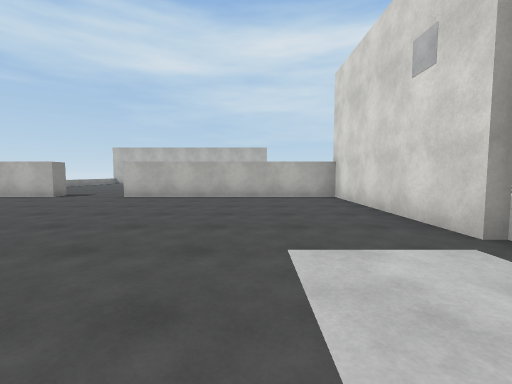
[1] (above)

14 first-person views from a walk through a scene from a Unity 3-D project. The camera is 1.3 m above the floor, tilts 4° down and sees 90° across. The floor is counted in squares, 2 m on a side. Each view is taken from the middle of a square. On the plan, view 1 faces up. The plan holds only what a view shows up to about 9 squares ahead; the rest is blank. The player character is not drawn. Surface patterns are stand-ins for the level's own textures.

[2]
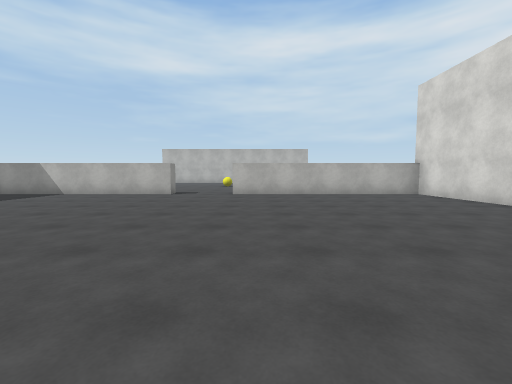

[3]
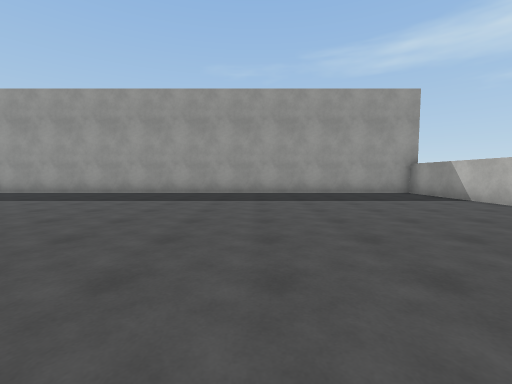

[4]
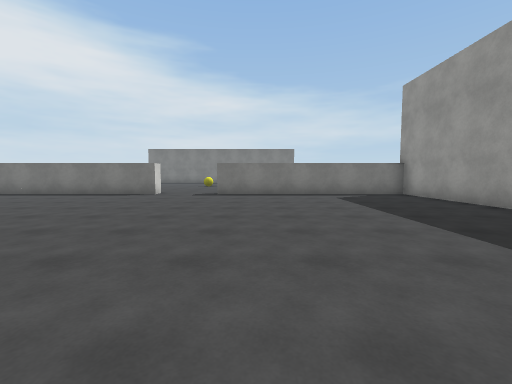

[5]
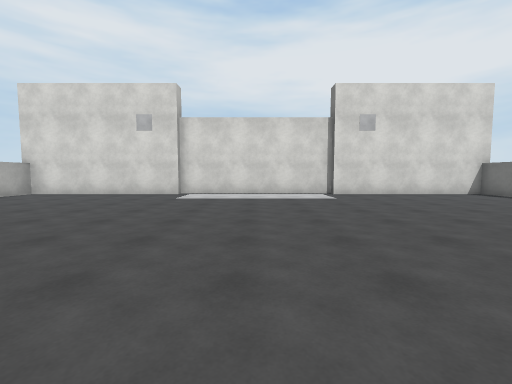

[6]
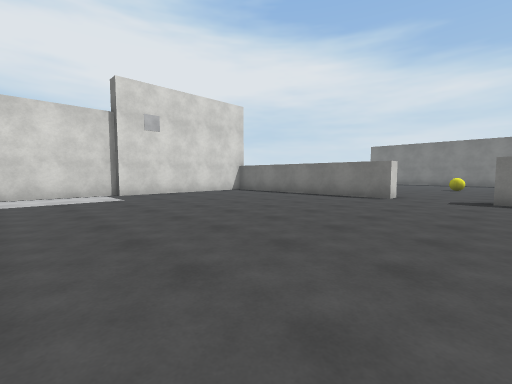

[7]
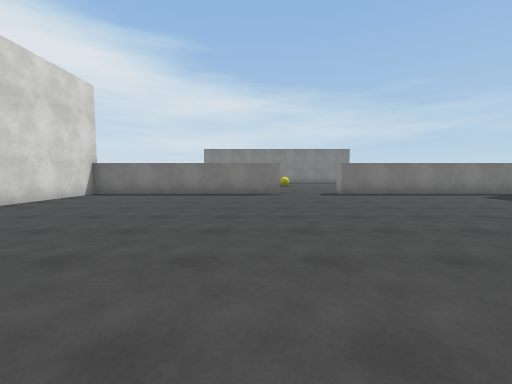

[8]
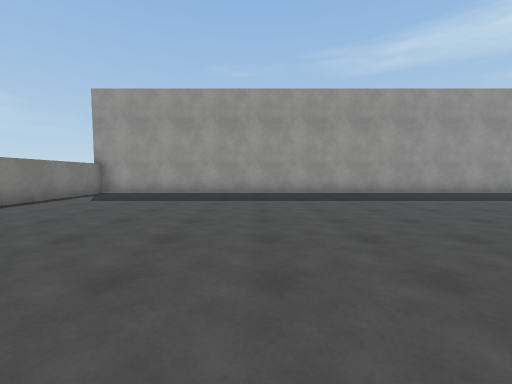

[9]
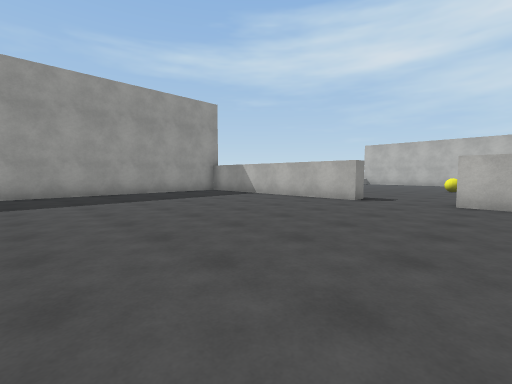

[10]
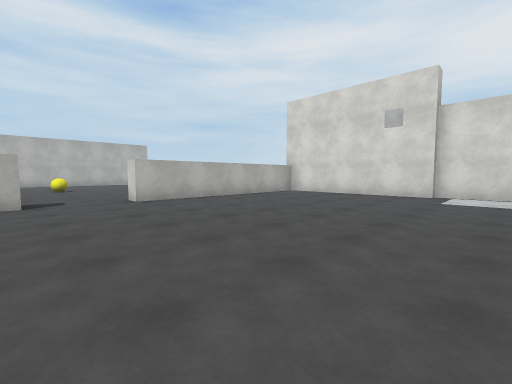

[11]
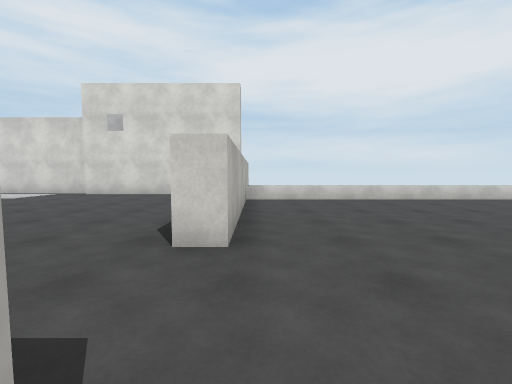

[12]
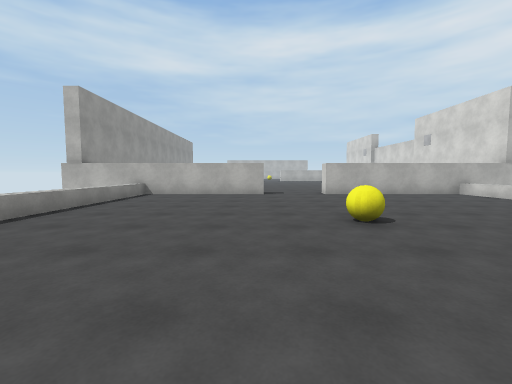

[13]
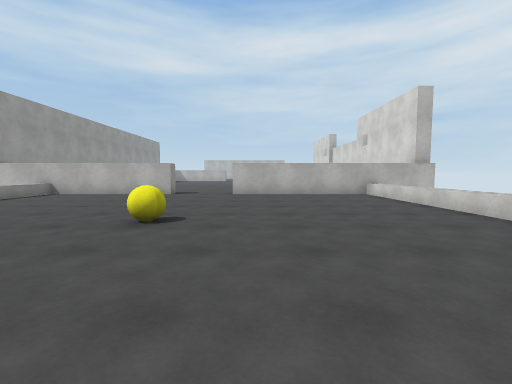

[14]
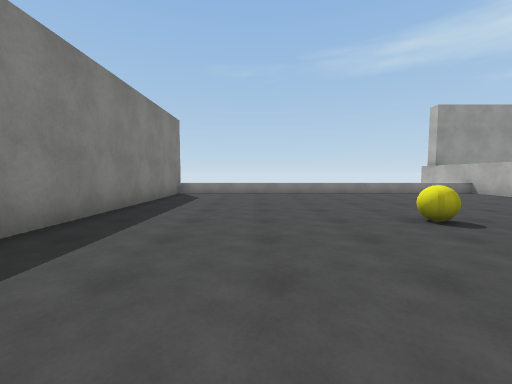

### Floor plan
Key: @ floor where view 1 was taken; # wall or solid block; . floor; = window, fence, low wall or low ledge; ^ raised ledge; B yellow ball; O other object.
Columns run from 12 left of view 1 to 3 right of it. Each row starts with its distance up from view 1.
 13        O
 12        .
 11        ..
 10       ....
  9       ....
  8 #######..#######
  7 #..............#
  6 #..............#
  5 #..............#
  4 #..............#
  3 #..............#
  2 #..............#
  1 #..............#
  0 #...........@..#
 -1 #..............#
 -2 #..............#
 -3 #..............#
 -4 #..............#
 -5 #..............#
 -6 #..............#
 -7 #..####..#####.#
 -8 ####.........=##
 -9   ^..........^
-10   ^..........^
-11   ^..........^
-12   ^....B.....^
-13   ^..........^
-14   ^..........^
-15   ^......... ^
-16   ^........
-17   ^........
-18   #######

Where each view was taken, in squares from view 1:
view 1: 0 up, 0 right, facing up
view 2: 1 down, 3 left, facing up
view 3: 2 up, 3 left, facing left
view 4: 1 up, 7 left, facing down
view 5: 0 up, 6 left, facing right
view 6: 0 up, 6 left, facing down-right
view 7: 1 up, 3 left, facing down
view 8: 2 down, 3 left, facing left
view 9: 1 up, 3 left, facing up-left
view 10: 1 up, 6 left, facing up-right
view 11: 8 down, 6 left, facing right
view 12: 16 down, 6 left, facing up
view 13: 16 down, 3 left, facing up
view 14: 15 down, 1 left, facing left
